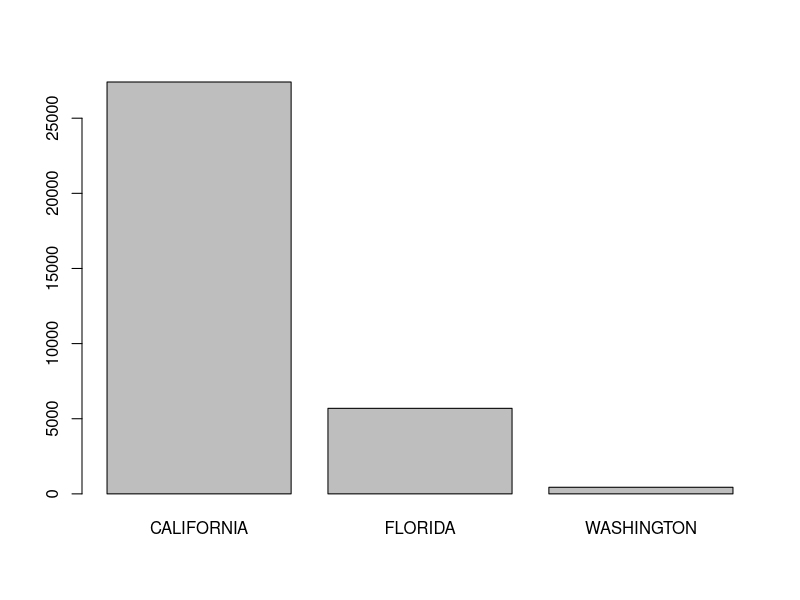
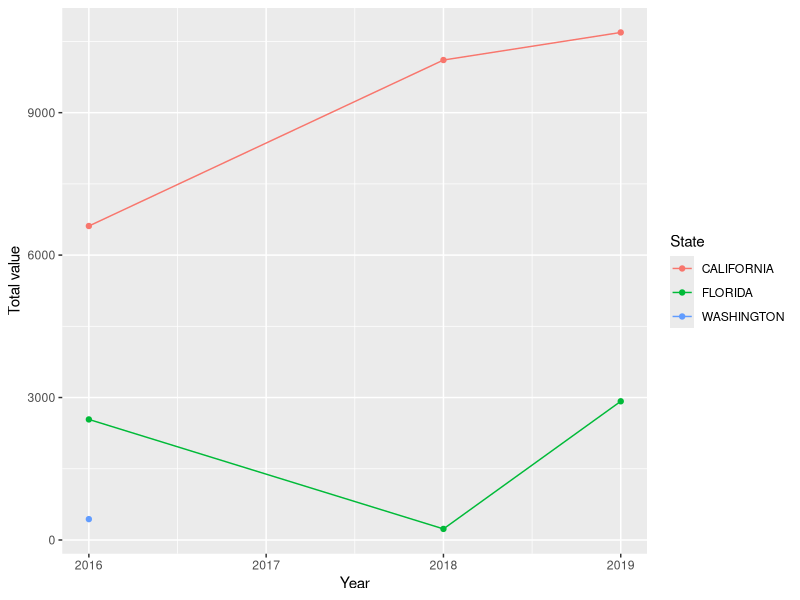

Recreate these plots in R, in order.
## ---- chunk 1
knitr::opts_chunk$set(echo = FALSE)
library(ggplot2)
library(magrittr)
library(knitr)
library(tidyverse)
library(kableExtra)

opts_chunk$set(echo = FALSE, 
               warning = FALSE,
               message = FALSE
               )

## ---- chunk 2

straw<- read.csv("straw_cleaned.csv")
head(straw)

## ---- chunk 3
summary(straw)
## ---- chunk 4
s2 <- straw %>% group_by(State) %>% summarize(total=sum(Value)) 
s3 <- straw %>% group_by(Year, State) %>% summarize(total=sum(Value)) 
## summary the value by state
print(s2)
## summary the value by state and year
print(s3)
## ---- chunk 5
barplot(s2$total, names.arg = s2$State)

## ---- chunk 6

bp1 <- ggplot(data= s3,aes(x=Year,y=total,group=State,color=State))+ 
  geom_line()+ 
  geom_point()+ 
  labs(y="Total value")
print(bp1)
